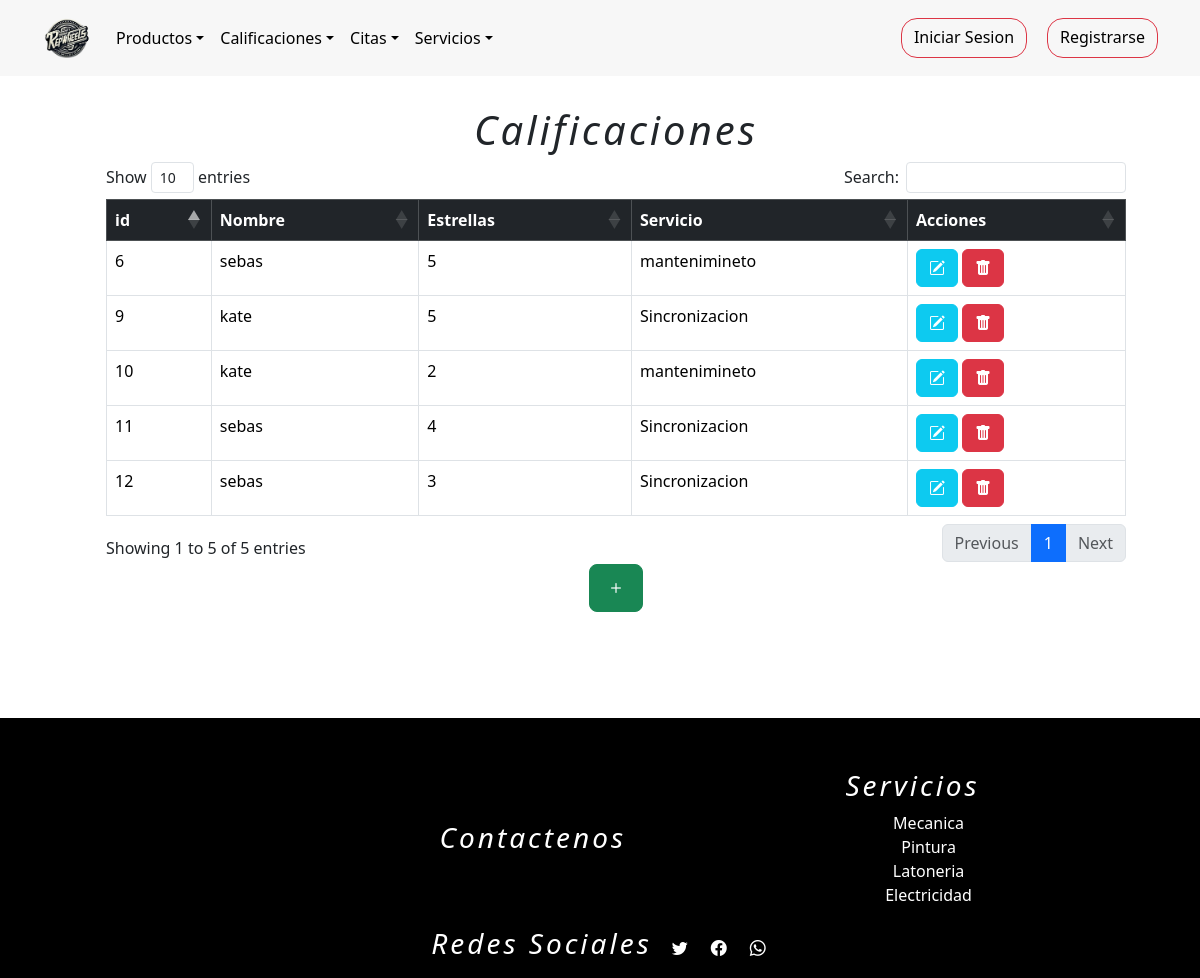
Screenshot of /calificacionListar with the database file from the repository.
### tienda/models.py (models this page shows, shortened)
class Calificaciones(models.Model):
    cliente = models.ForeignKey(Usuarios,on_delete=models.DO_NOTHING,blank=False,null=True)
    servicios = models.ForeignKey(Servicios,on_delete=models.DO_NOTHING,blank=False,null=True)
    foto = models.ImageField(upload_to="media/", default="media/user.png")
    Estrellas= (
        (1, "1"),
        (2,"2"),
        (3,"3"),
        (4,"4"),
        (4,"5"),
    )
    cantidad_estrellas = models.IntegerField(choices=Estrellas,default=5)

class Usuarios(AbstractUser):
    username = None
    nombre = models.CharField(max_length=254)
    email = models.EmailField(max_length=254, unique=True,blank=False,null=True)
    password = models.CharField(max_length=254,blank=False,null=True)
    foto = models.ImageField(upload_to="media/", default="media/user.png")
    token_recuperar = models.CharField(max_length=254,blank=False,null=False,default=0)
    telefono=models.IntegerField(null=False,blank=True,default='0')
    cargo = models.CharField(max_length=254,null=False)
    direccion=models.CharField(max_length=254)
    cedula=models.IntegerField(blank=True,null=False,default='0')
    ROLES = (
        (1,"administrador"),
        (2,"proveedor"),
        (3,"empleado"),
        (4,"cliente"),
    )
    rol=models.IntegerField(choices=ROLES,default=4)
    n = models.IntegerField(blank=True,null=False,default=0)
    USERNAME_FIELD = "email"
    REQUIRED_FIELDS = ["nombre"]
    objects = CustomUserManager()
    def __str__(self):
        return self.nombre

class Servicios(models.Model):
    nombre=models.CharField(max_length=254)
    descripcion_servicio = models.TextField()
    foto = models.ImageField(upload_to="media/", default="media/servicio.jpg")
    precio = models.IntegerField(null=False,blank=False,default=100000)
    def __str__(self):
        return self.nombre

### tienda/views.py (the view)
# urls.py: path("calificacionListar", views.listarCalificacion, name="calificacionListar"),
def listarCalificacion(request):
    r = Calificaciones.objects.all()
    contexto = {"data": r}
    return render(request, "tienda/calificaciones/listarCalificacion.html", contexto)

### tienda/templates/tienda/calificaciones/listarCalificacion.html (shortened to what this page needs)
{% extends 'tienda/base1.html' %}
{% load static %}
{% block contenedor %}
    <div class="container-fluid m-3" style="padding: 90px;">
        <h1>Calificaciones</h1>
        <table class="table table-bordered table-hover" id="tableR">
            <thead class="table-dark">
                <tr>
                    <th>id</th>
                    <th>Nombre</th>
                    <th>Estrellas</th>
                    <th>Servicio</th>
                    <th>Acciones</th>
                </tr>
            </thead>
            <tbody>
                {% for r in data %}
                <tr>
                    <td>{{ r.id }}</td>
                    <td>{{ r.cliente }}</td>
                    <td>{{ r.cantidad_estrellas }}</td>
                    <td>{{ r.servicios }}</td>
                    <td>
                        <a class="btn btn-info" href="{% url 'calificacion_formulario_editar' r.id %}"><i class="bi bi-pencil-square"></i></a>
                        <a class="btn btn-danger"
                            href="javascript:eliminar('{% url 'calificacion_eliminar' r.id %}')"><i class="bi bi-trash-fill"></i></a>
                    </td>
                </tr>
                {% endfor %}
            </tbody>
        </table>
        <div style="display: flex; justify-content: center; align-content: center;">
            <a href="{% url 'registrarCalificacion' %}" class="btn btn-success btn-lg"><i class="bi bi-plus"></i></a>
        </div>
    </div>
{% endblock %}

### tienda/static/tienda/css/listarPro.css (style rules this page uses)
h1 { font-style: italic; }
table { width: 800px; height: 200px; }
i { color: white; }
footer h3,h1 { text-align: center; font-style: italic; letter-spacing: 3px; }

### rows the page displays
Calificaciones: id "6", cliente "sebas", cantidad_estrellas "5", servicios "mantenimineto"
Calificaciones: id "9", cliente "kate", cantidad_estrellas "5", servicios "Sincronizacion"
Calificaciones: id "10", cliente "kate", cantidad_estrellas "2", servicios "mantenimineto"
Calificaciones: id "11", cliente "sebas", cantidad_estrellas "4", servicios "Sincronizacion"
Calificaciones: id "12", cliente "sebas", cantidad_estrellas "3", servicios "Sincronizacion"
